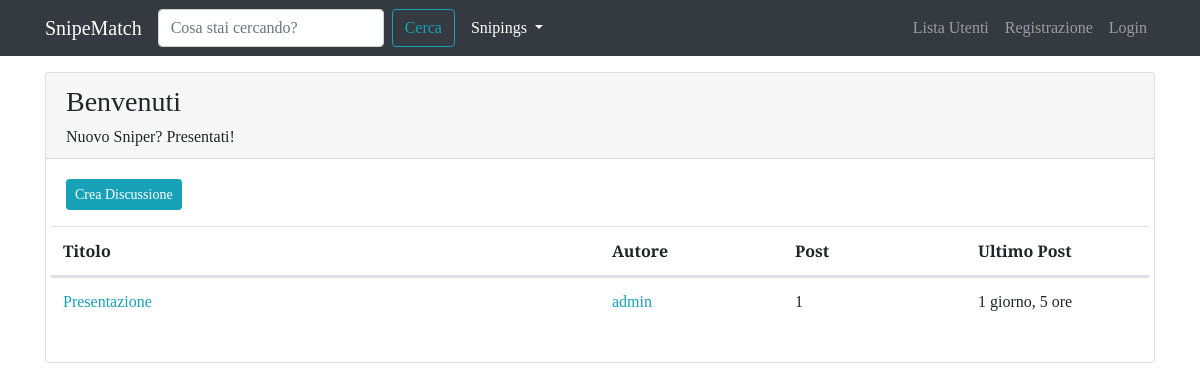
The page /forum/sezione/6 on the database its author committed.
### forum/models.py (models this page shows, shortened)
class Sezione(models.Model):
    nome_sezione = models.CharField(max_length=80)
    descrizione = models.CharField(max_length=150, blank=True, null=True)   #blank: può non essere presente il campo; null: ouò essere null
    logo_sezione = models.ImageField(blank=True, null=True)
    class Meta:
        verbose_name = "Sezione"
        verbose_name_plural = "Sezioni"

class Discussione(models.Model):
    titolo = models.CharField(max_length=120)
    data_creazione = models.DateTimeField(auto_now_add=True)   #auto_now_add setta la adata quando è creata la discussione
    autore_discussione = models.ForeignKey(User, on_delete=models.CASCADE, related_name="discussioni")  #col related accedo facilmente alle discussioni create da un utente
    sezione_appartenenza = models.ForeignKey(Sezione, on_delete=models.CASCADE)
    def get_absolute_url(self):
        return reverse("visualizza_discussione", kwargs={"pk": self.pk})  #gli passo come argomento la chiave primaria, perchè serve per riscostruire l'url
    class Meta:
        verbose_name = "Discussione"
        verbose_name_plural = "Discussioni"

class Post(models.Model):
    autore_post = models.ForeignKey(User, on_delete=models.CASCADE, related_name="posts")
    contenuto = models.TextField()
    data_creazione = models.DateTimeField(auto_now_add=True)   #auto_now_add setta la adata quando è creata la discussione
    discussione = models.ForeignKey(Discussione, on_delete=models.CASCADE)
    class Meta:
        verbose_name = "Post"
        verbose_name_plural = "Posts"

### forum/views.py (the view)
# urls.py: path('sezione/<int:pk>', views.visualizza_sezione, name="sezione_view"),
def visualizza_sezione(request, pk):
    sezione = get_object_or_404(Sezione, pk=pk)
    discussioni_sezione = Discussione.objects.filter(
        sezione_appartenenza=sezione
    ).order_by("-data_creazione")   #così ordino in modo che le più vecchie siano in fondo
    context = {"sezione": sezione, "discussioni": discussioni_sezione}
    return render(request, "forum/singola_sezione.html", context)

### forum/templates/forum/singola_sezione.html (shortened to what this page needs)
{% extends 'base.html' %}
{% block content %}
<div class="card my-3">
    <div class="card-header">
        <h3>{{ sezione.nome_sezione }}</h3>
        <h6 class="card-text">{{ sezione.descrizione }}</h6>
    </div>
    <div class="card-body">
        <a class="btn btn-sm btn-info" href="{% url 'crea_discussione' pk=sezione.pk %}">Crea Discussione</a>
        <table class="table mt-3">
            <thead>
                <tr class="row">
                    <th class="col-lg-6 col-4">Titolo</th>
                    <th class="col-lg-2 col-3">Autore</th>
                    <th class="col-lg-2 col-2">Post</th>
                    <th class="col-lg-2 col-3">Ultimo Post</th>
                </tr>
            </thead>
            <tbody>
                <tr class="row">
                    {% for discussione in discussioni %}
                        <td class="col-lg-6 col-4">
                            <a href="{{ discussione.get_absolute_url }}">{{ discussione.titolo }}
                            </a>
                        </td>
                        <td class="col-lg-2 col-3">
                            <a href="{% url 'user_profile' username=discussione.autore_discussione.username %}">{{ discussione.autore_discussione }}
                            </a>
                        </td>
                        <td class="col-lg-2 col-2">{{ discussione.post_set.count }}</td>
                        <td class="col-lg-2 col-3">{{ discussione.post_set.last.data_creazione|timesince }}</td>
                        {% endfor %}
                </tr>
            </tbody>
        </table>
    </div>
</div>
{% endblock content %}

### static-storage/css/agora.css (style rules this page uses)
body { font-family: 'Slabo 27px', serif; }
a, a:hover { color: #17a2b8; }

### rows shown on the page
Sezione: nome_sezione "Benvenuti", descrizione "Nuovo Sniper? Presentati!"
Discussione: titolo "Presentazione", autore_discussione "admin", post_set.count "1", post_set.last.data_creazione "1 giorno, 5 ore"
